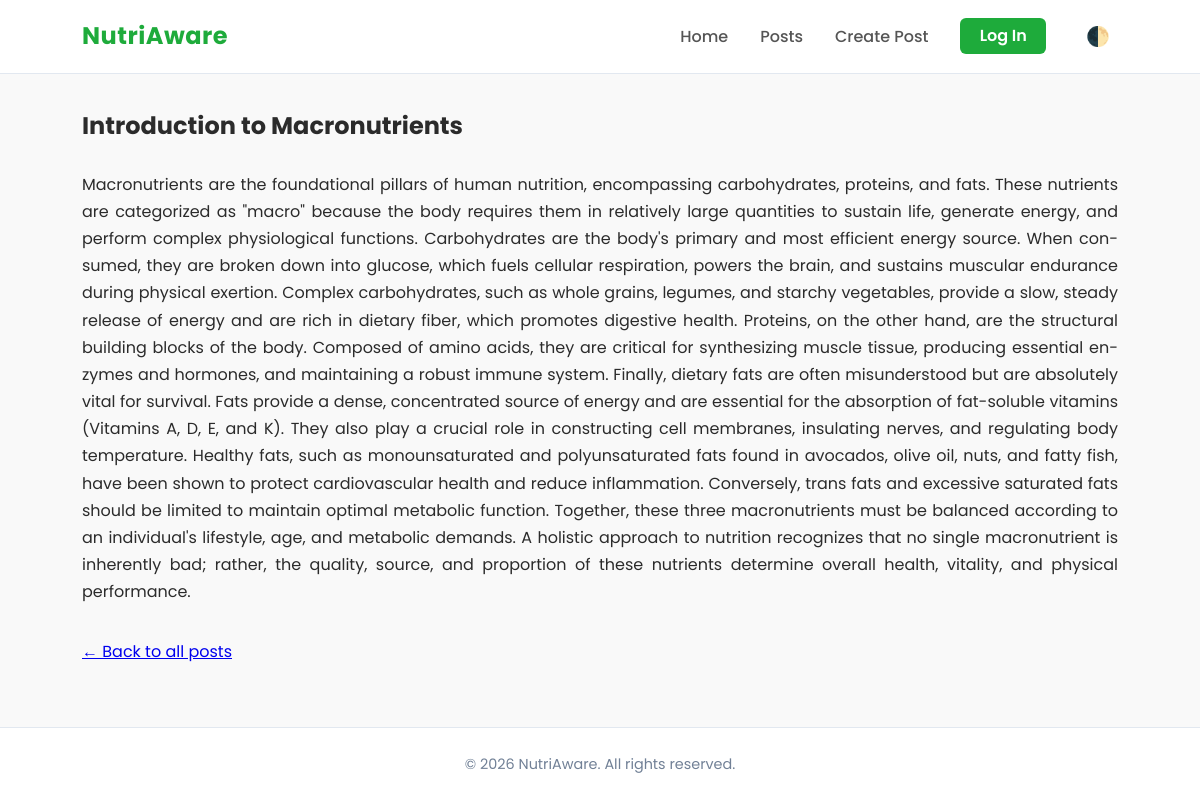
The page /post/post_1/ on the database its author committed.
### post/models.py (models this page shows)
class Post(models.Model):
    title=models.CharField(max_length=60)
    content=models.TextField()
    published_date=models.DateTimeField(auto_now=True)

### post/views.py (the view)
# urls.py: path('post_<int:id>/',views.dynamic_view,name="dynamic_view"),
def dynamic_view(request, id):
    selected_post = get_object_or_404(Post, id=id)
    context = {'post': selected_post}
    return render(request, 'post/post.html', context)

### post/templates/post/post.html (shortened to what this page needs)
{% extends "base.html" %}
{% block content %}
    <article>
        <h1>{{ post.title }}</h1>
        <div style="margin-top: 1.5rem; text-align: justify; hyphens: auto;">
            {{ post.content|linebreaks }}
        </div>
    </article>
    <div style="margin-top: 2rem;">
        <a href="{% url 'home' %}">&larr; Back to all posts</a>
    </div>
{% endblock %}

### templates/base.html (style rules this page uses)
:root { --bg-main: #121212; --bg-secondary: #1e1e1e; --text-main: #e0e0e0; --text-muted: #cccccc; --border-color: #333333; --brand-color: #1eab3b; --brand-hover: #178a2e; --btn-text: #121212; --footer-text: #777777; }
[data-theme="light"] { --bg-main: #f9f9f9; --bg-secondary: #ffffff; --text-main: #2b2b2b; --text-muted: #555555; --border-color: #e2e8f0; --btn-text: #ffffff; --footer-text: #718096; }
* { margin: 0; padding: 0; box-sizing: border-box; }
body { font-family: 'Poppins', sans-serif; background-color: var(--bg-main); color: var(--text-main); line-height: 1.7; display: flex; flex-direction: column; min-height: 100vh; transition: background-color 0.3s ease, color 0.3s ease; }

### rows shown on the page
Post: title "Introduction to Macronutrients", content "Macronutrients are the foundational pillars of human nutrition, encompassing carbohydrates, proteins, and fats. These nutrients are categorized as \"macro\" because the body requires them in relatively large quantities to sustain life, generate energy, and perform complex physiological functions. Carbohydrates are the body's primary and most efficient energy source. When consumed, they are broken down into glucose, which fuels cellular respiration, powers the brain, and sustains muscular endurance during physical exertion. Complex carbohydrates, such as whole grains, legumes, and starchy vegetables, provide a slow, steady release of energy and are rich in dietary fiber, which promotes…"
